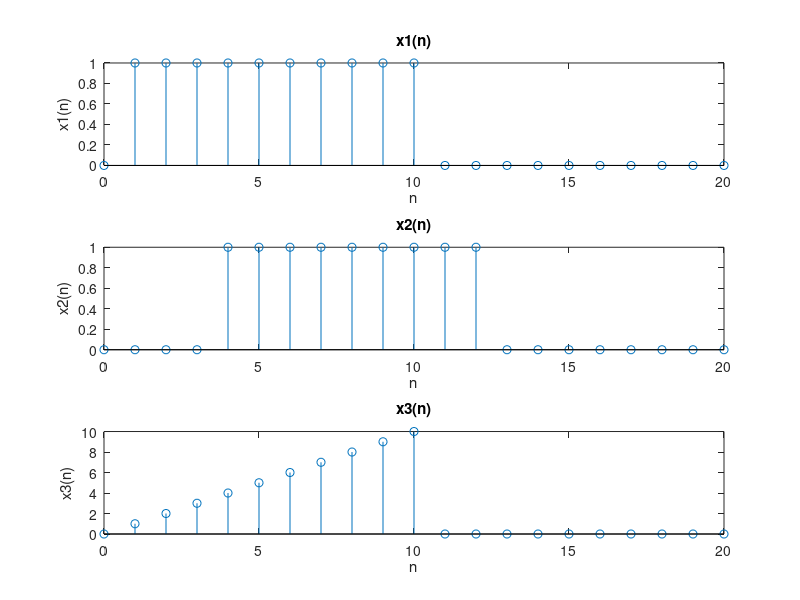
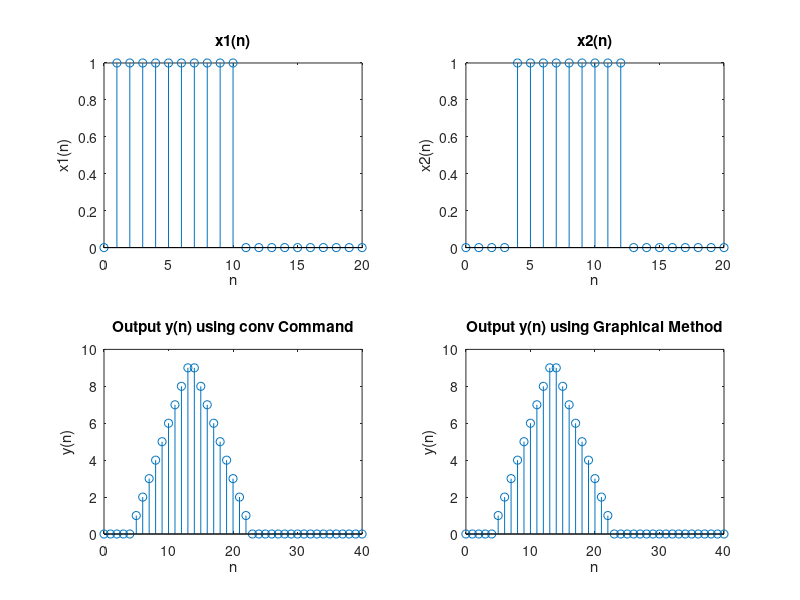
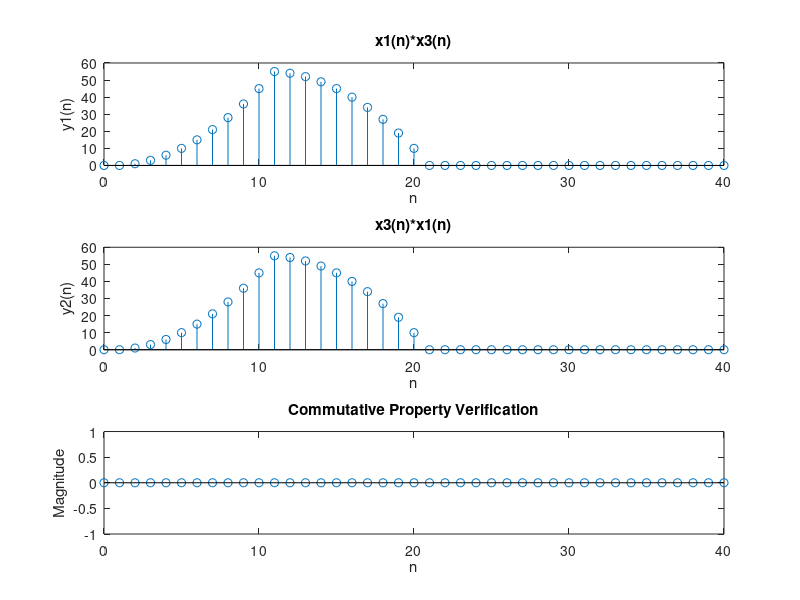
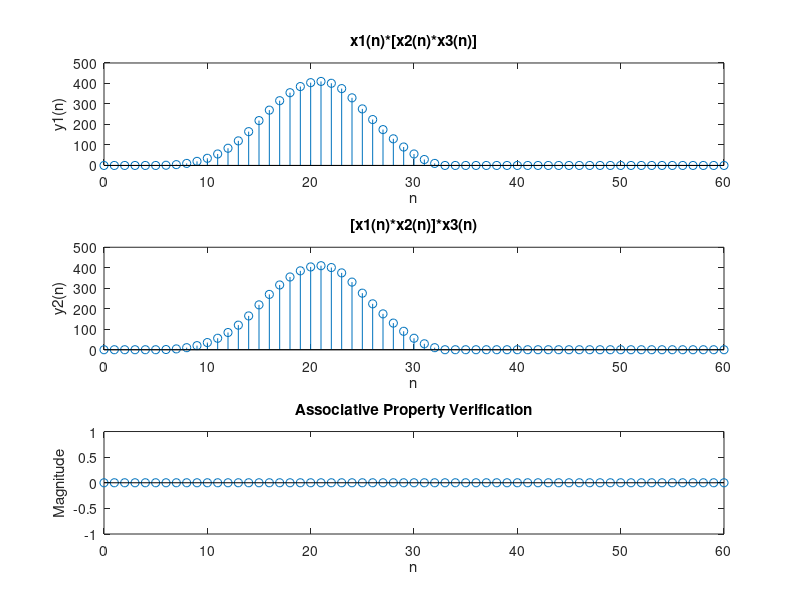

Reproduce these figures in MATLAB, in order.
clc
clear all
close all
n=0:1:20;

x1=1.*(n>=1 & n<=10);
subplot(3,1,1);stem(n,x1);
xlabel('n');ylabel('x1(n)');title('x1(n)');

x2=1.*(n>=4 & n<=12);
subplot(3,1,2);stem(n,x2);
xlabel('n');ylabel('x2(n)');title('x2(n)');

x3=n.*(n>=0 & n<=10);
subplot(3,1,3);stem(n,x3);
xlabel('n');ylabel('x3(n)');title('x3(n)');

L1=length(x1);
L2=length(x2);
L3=length(x3);
n1=0:1:L1+L3-2;

figure
subplot(2,2,1);stem(n,x1);
xlabel('n');ylabel('x1(n)');title('x1(n)');

subplot(2,2,2);stem(n,x2);
xlabel('n');ylabel('x2(n)');title('x2(n)');

y=conv(x1,x2);
subplot(2,2,3);stem(n1,y);
xlabel('n');ylabel('y(n)');title('Output y(n) using conv Command');

N=L1+L2-1;
X2=fliplr(x2);
for i=1:N
  c(i)=0;
  for j=1:L1
    if j>i
      continue;
    end
    if (L2-i+j)<=0
      continue;
    end
    c(i)=c(i)+(x1(j)*X2(L2-i+j));
  end
end
Y=c(1:N);
subplot(2,2,4);stem(n1,Y);
xlabel('n');ylabel('y(n)');
title('Output y(n) using Graphical Method');

figure
y1=conv(x1,x3);
subplot(3,1,1);stem(n1,y1);
xlabel('n');ylabel('y1(n)');title('x1(n)*x3(n)');

y2=conv(x3,x1);
subplot(3,1,2);stem(n1,y2);
xlabel('n');ylabel('y2(n)');title('x3(n)*x1(n)');

subplot(3,1,3);stem(n1,y2-y1);
xlabel('n');ylabel('Magnitude');title('Commutative Property Verification');

figure
tmp1 = conv(x2,x3);
ll = length(tmp1);
n1=0:1:L1+ll-2;
y1=conv(x1,tmp1);
subplot(3,1,1);stem(n1,y1);
xlabel('n');ylabel('y1(n)');title('x1(n)*[x2(n)*x3(n)]');

tmp2 = conv(x1,x2);
lll = length(tmp1);
n1=0:1:L1+lll-2;
y2=conv(tmp2,x3);
subplot(3,1,2);stem(n1,y2);
xlabel('n');ylabel('y2(n)');title('[x1(n)*x2(n)]*x3(n)');

subplot(3,1,3);stem(n1,y2-y1);
xlabel('n');ylabel('Magnitude');title('Associative Property Verification');

figure
tmp1 = x2+x3;
y1 = conv(x1,tmp1);
n1=0:1:L1+L2-2;
subplot(3,1,1);stem(n1,y1);
xlabel('n');ylabel('y1(n)');title('x1(n)*[x2(n)+x3(n)]');

tmp2 = conv(x1,x2);
tmp3 = conv(x1,x3);
y2 = tmp2 + tmp3;
subplot(3,1,2);stem(n1,y2);
xlabel('n');ylabel('y2(n)');title('x1(n)*x2(n)+x1(n)*x3(n)');

subplot(3,1,3);stem(n1,y2-y1);
xlabel('n');ylabel('Magnitude');title('Distributive Property Verification');





